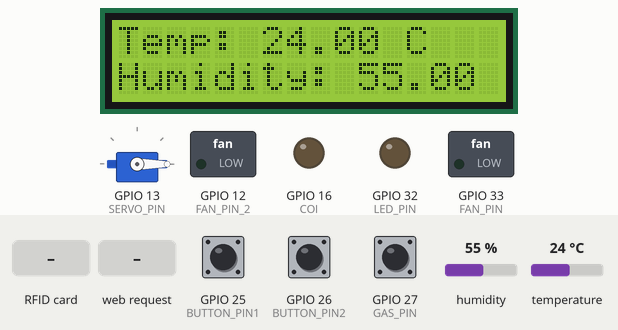
Recording of a sketch running on a simulated ESP32. Shown: 16×2 character LCD, servo, switched loads named in the sketch (green lamp = pin HIGH), output pins drawn as LEDs (lit = HIGH). Inputs (shaded band) come from the test bench; at power-on: GPIO 26 (BUTTON_PIN2) HIGH, GPIO 25 (BUTTON_PIN1) HIGH, temperature 24 °C, GPIO 27 (GAS_PIN) HIGH, humidity 55 %. WiFi joins after 1.5 s; servers stay silent unless stated; what the sketch prints to the serial monitor is not drawn.

Above: at 4.0 s.
4.1 s: RFID card 43 61 19 2F held to the reader
At 5.8 s:
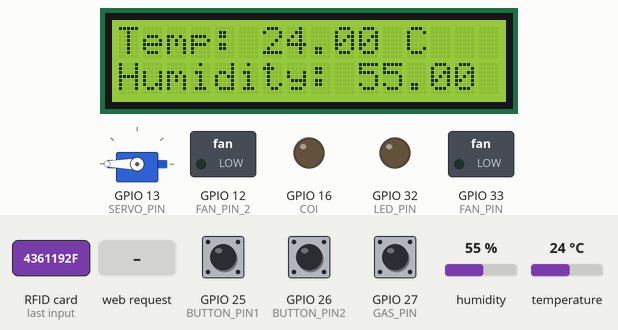
6.1 s: RFID card 43 61 19 2F held to the reader
At 9.6 s:
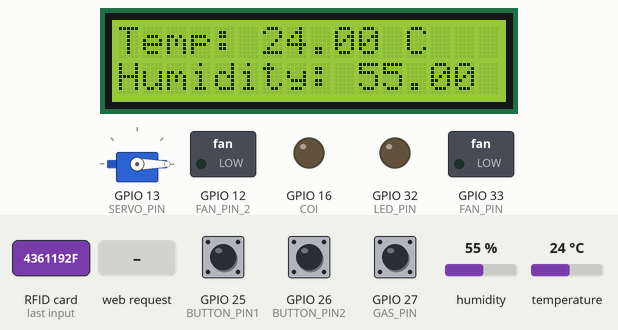
12.8 s: HTTP request GET /led/on received
At 13.6 s:
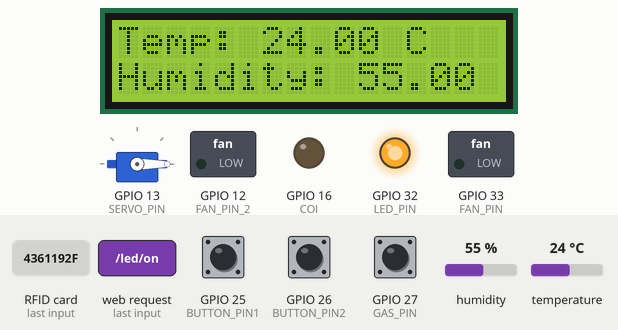
19.5 s: GPIO 26 (BUTTON_PIN2) pulled LOW for 1 s
At 21.0 s:
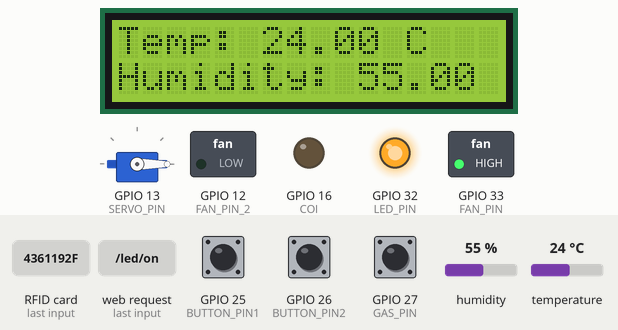
22.0 s: GPIO 25 (BUTTON_PIN1) pulled LOW for 0.15 s
At 23.3 s:
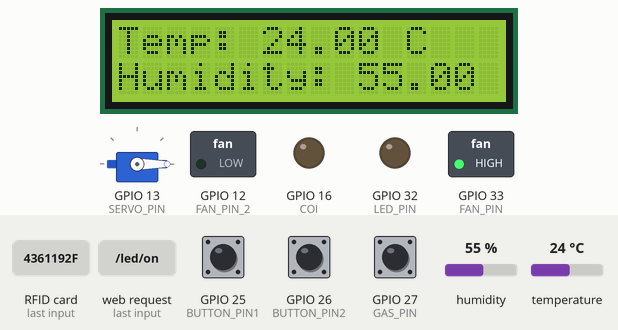
23.6 s: temperature set to 2 °C
At 26.4 s:
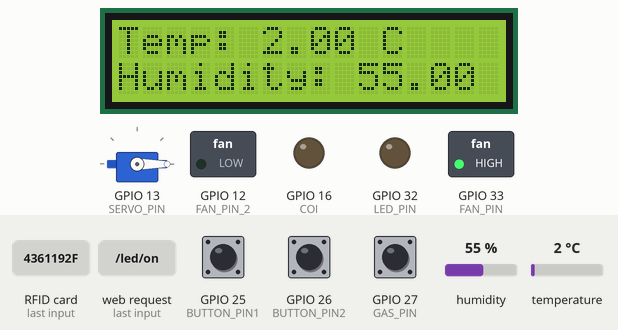
Timing chart, 0 to 27.9 s (numbered marks = the images above; inputs shaded):
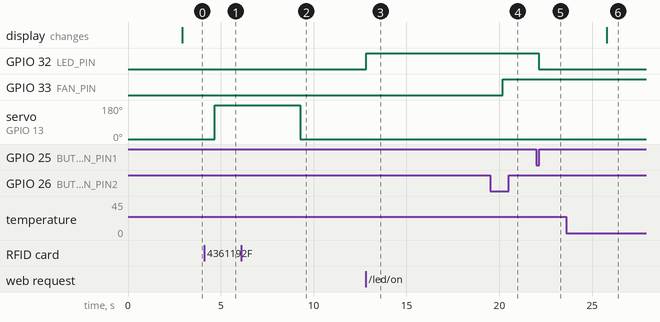

Measured:
- after the input at 4.1 s, servo on GPIO 13 (SERVO_PIN): 0° → 180° after 0.57 s
- after the input at 6.1 s, servo on GPIO 13 (SERVO_PIN): 180° → 0° after 3.2 s
- after the input at 12.8 s, GPIO 32 (LED_PIN): LOW → HIGH at once
- after the input at 19.5 s, GPIO 33 (FAN_PIN): LOW → HIGH after 0.69 s
- after the input at 22.0 s, GPIO 32 (LED_PIN): HIGH → LOW after 0.12 s
- after the input at 23.6 s, the display: changes after 2.2 s (image 6)

The sketch:

SmartHome_Web.ino
```cpp
#include <WiFi.h>
#include <AsyncTCP.h>
#include <ESPAsyncWebServer.h>
#include <Wire.h>
#include <LiquidCrystal_I2C.h>
#include <DHT.h>
#include <MFRC522.h>
#include <ESP32_Servo.h>
#include <FirebaseESP32.h>

// Định nghĩa chân kết nối
#define LED_PIN 32      // Chân kết nối đèn
#define FAN_PIN 33      // Chân kết nối quạt
#define FAN_PIN_2 12    // Chân kết nối quạt 16 chân cũ
#define GAS_PIN 27      // Chân kết nối cảm biến gas
#define BUTTON_PIN1 25  // Chân kết nối nút nhấn 1
#define BUTTON_PIN2 26  // Chân kết nối nút nhấn 2
#define DHT_PIN 5       // Chân kết nối cảm biến nhiệt độ và độ ẩm DHT11
#define RFID_SS 4       // Chân SS của RFID
#define RFID_RST 14     // Chân RST của RFID
#define SERVO_PIN 13    // Chân kết nối servo
#define COI 16          // Chân kết nối còi báo động

// Thông tin WiFi
const char *ssid = "Quang-T2";        // Thay bằng SSID WiFi
const char *password = "0982049863";  // Thay bằng mật khẩu WiFi

// Firebase Config
#define FIREBASE_HOST "smarthomem-de96a-default-rtdb.firebaseio.com"  // Thay bằng host Firebase của bạn
#define FIREBASE_AUTH "cFkIONfn6HrbjSs5VP4JexxqwgRgXvCZE7uYwSbO"      // Thay bằng secret key của bạn
FirebaseConfig config;
FirebaseAuth auth;
FirebaseData firebaseData;

// Định nghĩa UID hợp lệ
const String validUID = "43 61 19 2F";  // Thay bằng UID của thẻ bạn

// Biến trạng thái
bool isDoorOpen = false;
bool isFanOn = false;
bool isLedOn = false;

AsyncWebServer server(80);
LiquidCrystal_I2C lcd(0x27, 16, 2);  // Địa chỉ I2C của LCD
#define DHTTYPE DHT11
DHT dht(DHT_PIN, DHTTYPE);

MFRC522 rfid(RFID_SS, RFID_RST);
Servo servo;

void setup() {
  pinMode(LED_PIN, OUTPUT);
  pinMode(FAN_PIN, OUTPUT);
  pinMode(FAN_PIN_2, OUTPUT);
  pinMode(GAS_PIN, INPUT_PULLUP);
  pinMode(BUTTON_PIN1, INPUT_PULLUP);
  pinMode(BUTTON_PIN2, INPUT_PULLUP);
  pinMode(COI, OUTPUT);
  digitalWrite(LED_PIN, LOW);
  digitalWrite(FAN_PIN, LOW);
  digitalWrite(COI, LOW);

  lcd.init();
  lcd.backlight();
  lcd.clear();

  dht.begin();
  servo.attach(SERVO_PIN);
  servo.write(0);  // Servo ở vị trí đóng cửa ban đầu

  SPI.begin();
  rfid.PCD_Init();

  // Kết nối WiFi
  Serial.begin(115200);
  Serial.println("Đang kết nối WiFi...");
  WiFi.begin(ssid, password);

  while (WiFi.status() != WL_CONNECTED) {
    delay(1000);
    Serial.println("Đang kết nối...");
  }
  Serial.println("WiFi đã kết nối!");
  Serial.print("Địa chỉ IP: ");
  Serial.println(WiFi.localIP());
  config.database_url = FIREBASE_HOST;
  config.api_key = FIREBASE_AUTH;
  config.signer.test_mode = true;
  // Kết nối Firebase
  Firebase.reconnectWiFi(true);
  Firebase.begin(&config, &auth);
  // Ghi trạng thái ban đầu lên Firebase
  updateAllFirebase();
  // Khởi động máy chủ
  server.begin();
}

// Mở cửa
void openDoor() {
  servo.write(180);
  isDoorOpen = true;
  updateAllFirebase();
  Serial.println("Cửa đã mở.");
  delay(3000);
}

// Đóng cửa
void closeDoor() {
  servo.write(0);
  isDoorOpen = false;
  updateAllFirebase();
  Serial.println("Cửa đã đóng.");
}

// Cập nhật tất cả trạng thái lên Firebase
void updateAllFirebase() {
  if (Firebase.ready()) {
    Firebase.setBool(firebaseData, "/door/status", isDoorOpen);
    Firebase.setBool(firebaseData, "/fan/status", isFanOn);
    Firebase.setBool(firebaseData, "/led/status", isLedOn);
    updateTemperatureHumidity();
  }
}

// Cập nhật nhiệt độ và độ ẩm
void updateTemperatureHumidity() {
  float temperature = dht.readTemperature();
  float humidity = dht.readHumidity();
  if (Firebase.ready()) {
    Firebase.setFloat(firebaseData, "/environment/temperature", temperature);
    Firebase.setFloat(firebaseData, "/environment/humidity", humidity);
  }
}

// Hàm trả về trang HTML
String getPage() {
  String page = "<html lang='en'><head>";
  page += "<meta charset='UTF-8'>";
  page += "<meta name='viewport' content='width=device-width, initial-scale=1.0'>";
  page += "<title>Nhà Thông Minh</title>";
  page += "<link href='https://cdn.jsdelivr.net/npm/bootstrap@5.3.0-alpha1/dist/css/bootstrap.min.css' rel='stylesheet'>";
  page += "<style>body { font-family: Arial, sans-serif; background-color: #f8f9fa; }</style>";
  page += "</head><body>";
  page += "<div class='container'>";
  page += "<h1 class='text-center my-4'>Nhà Thông Minh</h1>";
  page += "<div class='row justify-content-center'>";
  page += "<div class='col-md-3 text-center'>";
  page += "<h3>Nhiệt độ: " + String(dht.readTemperature()) + " &#8451;</h3>";
  page += "<h3>Độ ẩm: " + String(dht.readHumidity()) + " %</h3>";
  page += "<h3>Trạng thái cửa: " + String(isDoorOpen ? "Đang mở" : "Đang đóng") + "</h3>";
  page += "<br>";
  page += "<button class='btn btn-primary m-2' onclick=\"location.href='/led/on'\">Bật Đèn</button>";
  page += "<button class='btn btn-danger m-2' onclick=\"location.href='/led/off'\">Tắt Đèn</button><br>";
  page += "<button class='btn btn-success m-2' onclick=\"location.href='/fan/on'\">Bật Quạt</button>";
  page += "<button class='btn btn-warning m-2' onclick=\"location.href='/fan/off'\">Tắt Quạt</button><br><br>";
  page += "<button class='btn btn-info' onclick=\"location.href='/door/toggle'\">" + String(isDoorOpen ? "Đóng Cửa" : "Mở Cửa") + "</button>";
  page += "</div></div></div>";
  page += "<script src='https://cdn.jsdelivr.net/npm/@popperjs/core@2.11.6/dist/umd/popper.min.js'></script>";
  page += "<script src='https://cdn.jsdelivr.net/npm/bootstrap@5.3.0-alpha1/dist/js/bootstrap.min.js'></script>";
  page += "</body></html>";
  return page;
}

void loop() {
  updateLCD();
  // Kiểm tra cảm biến gas
  if (digitalRead(GAS_PIN) == 0) {
    digitalWrite(COI, HIGH);
    digitalWrite(FAN_PIN_2, HIGH);
    isFanOn = true;
  } else {
    digitalWrite(COI, LOW);
    digitalWrite(FAN_PIN_2, LOW);
  }

  // Đọc nút nhấn
  if (digitalRead(BUTTON_PIN1) == LOW) {
    isLedOn = !isLedOn;
    digitalWrite(LED_PIN, isLedOn);
    updateAllFirebase();
    delay(300);
  }

  if (digitalRead(BUTTON_PIN2) == LOW) {
    isFanOn = !isFanOn;
    digitalWrite(FAN_PIN, isFanOn);
    updateAllFirebase();
    delay(300);
  }

  // Đọc thẻ RFID
  if (rfid.PICC_IsNewCardPresent() && rfid.PICC_ReadCardSerial()) {
    String cardUID = "";
    for (byte i = 0; i < rfid.uid.size; i++) {
      cardUID += String(rfid.uid.uidByte[i], HEX);
      if (i < rfid.uid.size - 1) {
        cardUID += " ";  // Thêm dấu cách giữa các byte
      }
    }
    cardUID.toUpperCase();  // Đổi UID sang chữ in hoa
    Serial.print("UID của thẻ: ");
    Serial.println(cardUID);  // In UID ra Serial Monitor

    if (cardUID == validUID) {  // So sánh UID
      if (isDoorOpen) {
        closeDoor();
      } else {
        openDoor();
      }
    } else {
      Serial.println("Thẻ không hợp lệ!");
    }
    rfid.PICC_HaltA();
  }

  // Cập nhật dữ liệu DHT11 lên Firebase
  updateTemperatureHumidity();

  // Cập nhật trang HTML khi có yêu cầu từ client
  server.on("/", HTTP_GET, [](AsyncWebServerRequest *request) {
    request->send(200, "text/html", getPage());
  });

  // Điều khiển đèn qua URL
  server.on("/led/on", HTTP_GET, [](AsyncWebServerRequest *request) {
    digitalWrite(LED_PIN, HIGH);
    isLedOn = true;
    updateAllFirebase();
    request->send(200, "text/html", getPage());
  });

  server.on("/led/off", HTTP_GET, [](AsyncWebServerRequest *request) {
    digitalWrite(LED_PIN, LOW);
    isLedOn = false;
    updateAllFirebase();
    request->send(200, "text/html", getPage());
  });

  // Điều khiển quạt qua URL
  server.on("/fan/on", HTTP_GET, [](AsyncWebServerRequest *request) {
    digitalWrite(FAN_PIN, HIGH);
    isFanOn = true;
    updateAllFirebase();
    request->send(200, "text/html", getPage());
  });

  server.on("/fan/off", HTTP_GET, [](AsyncWebServerRequest *request) {
    digitalWrite(FAN_PIN, LOW);
    isFanOn = false;
    updateAllFirebase();
    request->send(200, "text/html", getPage());
  });

  // Điều khiển cửa qua URL
  server.on("/door/toggle", HTTP_GET, [](AsyncWebServerRequest *request) {
    if (isDoorOpen) {
      closeDoor();
    } else {
      openDoor();
    }
    request->send(200, "text/html", getPage());
  });

  // Xử lý yêu cầu khác
  server.onNotFound([](AsyncWebServerRequest *request) {
    request->send(404, "text/plain", "404: Not Found");
  });
  delay(500);
}
void updateLCD() {
  lcd.clear();
  float temperature = dht.readTemperature();
  float humidity = dht.readHumidity();

  if (isnan(temperature) || isnan(humidity)) {
    lcd.setCursor(0, 0);
    lcd.print("DHT11 Error!");
  } else {
    lcd.setCursor(0, 0);
    lcd.print("Temp: ");
    lcd.print(temperature);
    lcd.print(" C");
    lcd.setCursor(0, 1);
    lcd.print("Humidity: ");
    lcd.print(humidity);
    lcd.print(" %");
  }
}
```
